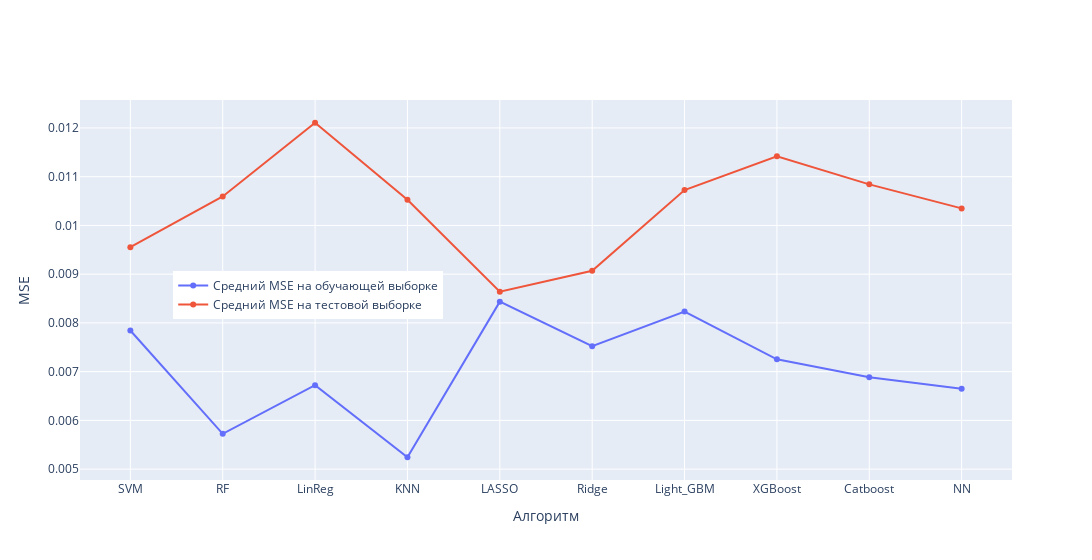

Notebook code cell kept with this figure:
### Code cell
my_df_alg = ml_data_1.filter(regex = 'test').T
my_df_alg['test_MSE'] = ml_data_1.filter(regex = 'test').T.mean(axis = 1)
my_df_alg['train_MSE'] = ml_data_1.filter(regex = 'train').T.mean(axis = 1)
my_df = pd.DataFrame(ml_data_1.mean(axis=0)).rename(columns={0:'MSE'})


fig = go.Figure()
fig.add_trace(go.Scatter(x=my_df.T.filter(regex = 'train').columns.astype(str).str[:-10], y=my_df.T.filter(regex = 'train').T['MSE'],
                         mode='lines+markers',name='Средний MSE на обучающей выборке'))
fig.add_trace(go.Scatter(x=my_df.T.filter(regex = 'test').columns.astype(str).str[:-9], y=my_df.T.filter(regex = 'test').T['MSE'],
                         mode='lines+markers',name='Средний MSE на тестовой выборке'))

fig.update_layout(yaxis_title = 'MSE',xaxis_title = 'Алгоритм',autosize=False,width=1300,
                  legend=dict(yanchor="top", y=0.55, xanchor="left", x=0.1))
fig.show()

### Figure 1 — Plotly figure (JSON) as saved in the notebook; plotly's stock layout.template omitted (floating-point values rounded to 4 significant figures)
{"data": [{"mode": "lines+markers", "name": "Средний MSE на обучающей выборке", "type": "scatter", "x": ["SVM", "RF", "LinReg", "KNN", "LASSO", "Ridge", "Light_GBM", "XGBoost", "Catboost", "NN"], "y": [0.007844, 0.005724, 0.006722, 0.005243, 0.008436, 0.007523, 0.008232, 0.007253, 0.006884, 0.006647]}, {"mode": "lines+markers", "name": "Средний MSE на тестовой выборке", "type": "scatter", "x": ["SVM", "RF", "LinReg", "KNN", "LASSO", "Ridge", "Light_GBM", "XGBoost", "Catboost", "NN"], "y": [0.009554, 0.0106, 0.01211, 0.01053, 0.00864, 0.00907, 0.01073, 0.01142, 0.01084, 0.01035]}], "layout": {"autosize": false, "legend": {"x": 0.1, "xanchor": "left", "y": 0.55, "yanchor": "top"}, "width": 1300, "xaxis": {"title": {"text": "Алгоритм"}}, "yaxis": {"title": {"text": "MSE"}}}}
